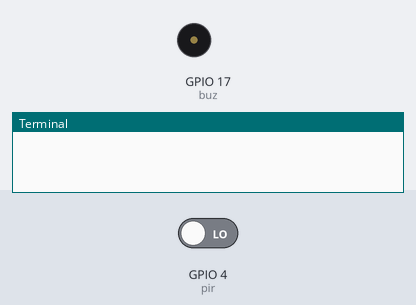
A program run on a simulated Raspberry Pi (BCM pin numbers). Shown: buzzer (waves = sounding, pin HIGH), the last lines printed to the terminal. The inputs (shaded band) are chosen by the test bench; at power-on: GPIO 4 (pir) LOW.

Above: at 1.2 s.
1.3 s: GPIO 4 (pir) driven HIGH
At 2.2 s:
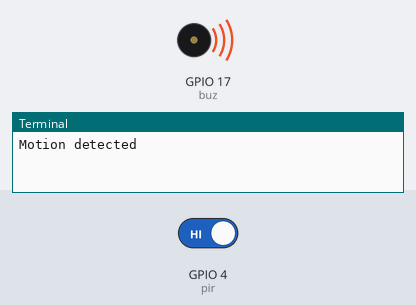
Timing chart, 0 to 7.8 s (numbered marks = the images above; inputs shaded):
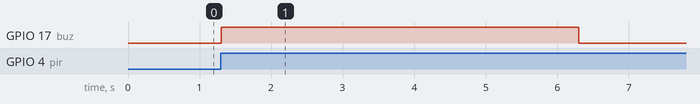

Measured:
- after the input at 1.3 s, GPIO 17 (buz): LOW → HIGH at once, → LOW 5.0 s later

The program:

alarm.py
```python
from gpiozero import MotionSensor, Buzzer
from time import sleep

pir = MotionSensor(4)
buz = Buzzer(17)

while True:
    pir.wait_for_motion()
    print("Motion detected")
    buz.on()
    sleep(5)
    buz.off()
    pir.wait_for_no_motion()
    
```
